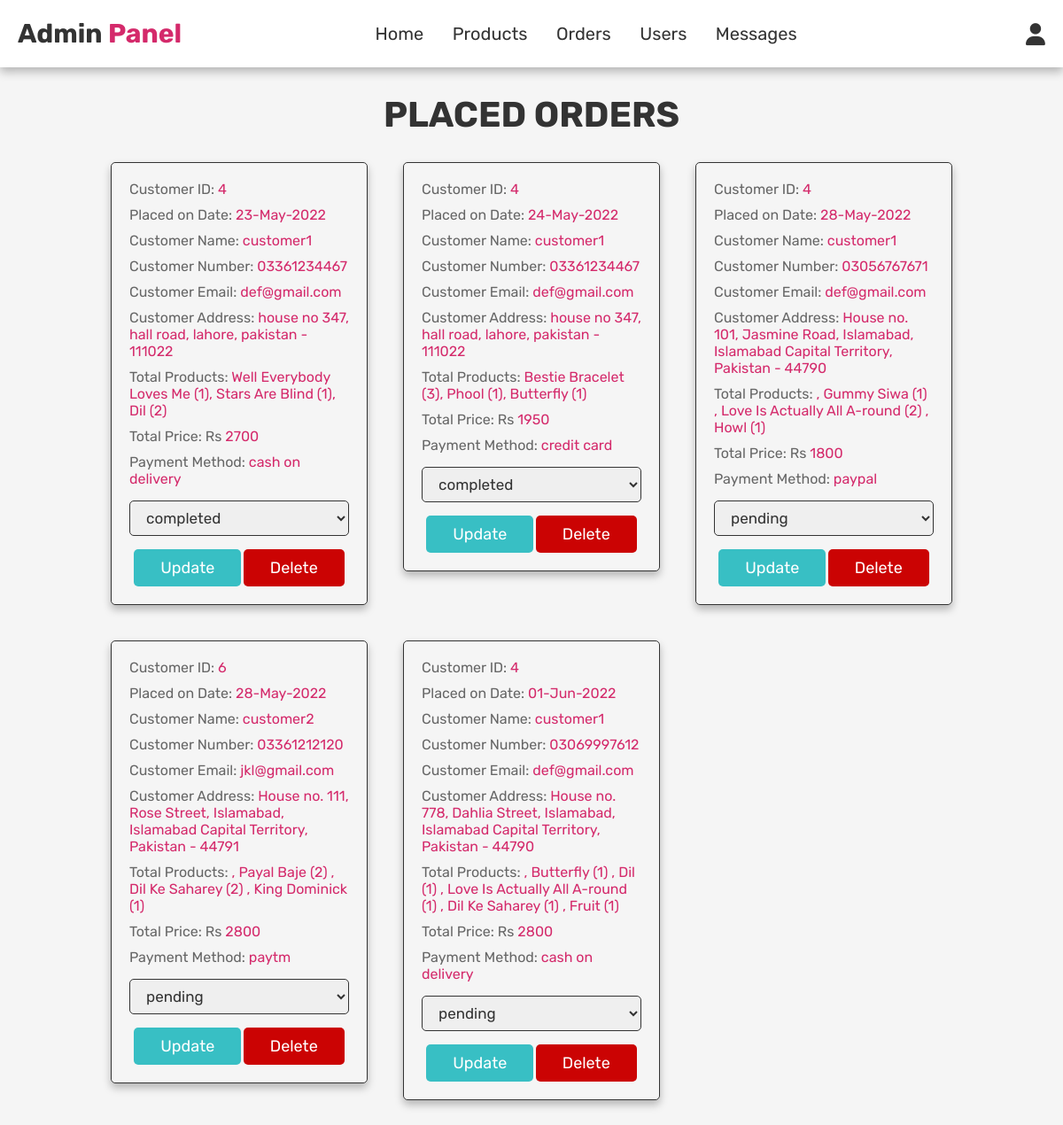
Page /admin/admin_orders.php (signed in) on the committed database.
### tables this page shows
CREATE TABLE `orders` (
  `id` int(100) NOT NULL,
  `customer_id` int(100) NOT NULL,
  `name` varchar(100) NOT NULL,
  `number` varchar(12) NOT NULL,
  `email` varchar(100) NOT NULL,
  `method` varchar(100) NOT NULL,
  `address` varchar(500) NOT NULL,
  `total_products` varchar(1000) NOT NULL,
  `total_price` int(200) NOT NULL,
  `placed_on_date` varchar(50) NOT NULL,
  `payment_status` varchar(20) NOT NULL DEFAULT 'pending'
);

### admin/admin_orders.php (the view, shortened to what this page needs)
<?php
    include_once('../config/config.php');
?>
<!DOCTYPE html>
<html lang="en">
    <head>
        <link rel="stylesheet" href="https://cdnjs.cloudflare.com/ajax/libs/font-awesome/6.1.1/css/all.min.css">
        <link rel="stylesheet" href="../css/admin_style.css?v=<?php echo time(); ?>">
    </head>
    <body>
    <?php include './admin_header.php'; ?>
    <section class="placed-orders">
        <h1 class="title">placed orders</h1>
            <div class="box-container">
                <?php
                $sql_select_orders = mysqli_query($conn, "SELECT * FROM orders") or die('Query Failed');
                if(mysqli_num_rows($sql_select_orders) > 0){
                    while($fetch_orders = mysqli_fetch_assoc($sql_select_orders)){
                ?>
                <div class="box">
                    <p>Customer ID: <span><?php echo $fetch_orders['customer_id'] ?></span></p>
                    <p>Placed on Date: <span><?php echo $fetch_orders['placed_on_date'] ?></span></p>
                    <p>Customer Name: <span><?php echo $fetch_orders['name'] ?></span></p>
                    <p>Customer Number: <span><?php echo $fetch_orders['number'] ?></span></p>
                    <p>Customer Email: <span><?php echo $fetch_orders['email'] ?></span></p>
                    <p>Customer Address: <span><?php echo $fetch_orders['address'] ?></span></p>
                    <p>Total Products: <span><?php echo $fetch_orders['total_products'] ?></span></p>
                    <p>Total Price: Rs <span><?php echo $fetch_orders['total_price'] ?></span></p>
                    <p>Payment Method: <span><?php echo $fetch_orders['method'] ?></span></p>
                    <form action="" method="post">
                        <select name="update_payment">
                            <option disabled selected><?php echo $fetch_orders['payment_status'] ?></option>
                        </select>
                        <input type="submit" name="update_order" value="update" class="option-btn">
                        <a href="admin_orders.php?delete=<?php echo $fetch_orders['id'] ?>" class="delete-btn" onclick="return confirm('Are you sure you want to delete this order');">delete</a>
                    </form>
                </div>
                <?php
                    }
                }
                else{
                    echo '<p class="empty">No orders placed yet!</p>';
                }
                ?>
            </div>
    </section>
    </body>
</html>

### css/admin_style.css (style rules this page uses)
:root { --purple: #d42a6b; --orange: rgb(56, 191, 196); --red:#cb0303; --black: #333; --light-color:#666; --light-white: #ccc; --light-bg: #f5f5f5; --border: 0.17rem solid var(--black); --box-shadow: 0 0.5rem 1rem rgba(0, 0, 0, 0.265); }
* { box-sizing: border-box; margin: 0; padding: 0; outline: none; border: none; font-family: 'Rubik', sans-serif; text-decoration: none; transition: all 0.1s linear; }
html { font-size: 62.5%; overflow-x: hidden; }
body { background-color: var(--light-bg); }
section { padding: 3rem 2rem; }
.title { text-align: center; margin-bottom: 3rem; text-transform: uppercase; color: var(--black); font-size: 4rem; }
.option-btn { background-color:var(--orange); }
.delete-btn { background-color: var(--red); }
.btn, .option-btn, .delete-btn, .white-btn { display: inline-block; margin-top: 1rem; padding: 1rem 3rem; color: white; font-size: 1.8rem; text-transform: capitalize; border-radius: 0.5rem; cursor: pointer; }
.placed-orders .box-container { display: grid; grid-template-columns: repeat(auto-fit, 29rem); gap: 4rem; align-items: flex-start; max-width: 1200px; margin: 0 auto; justify-content: center; }
.placed-orders .box-container .box { padding:2rem; border:var(--border); background-color: var(--white); box-shadow: var(--box-shadow); border-radius: 0.5rem; }
.placed-orders .box-container .box p { margin-bottom: 1rem; font-size: 1.6rem; color:var(--light-color); }
.placed-orders .box-container .box p span { color:var(--purple); }
.placed-orders .box-container .box form { margin-top: 1rem; text-align: center; }
.placed-orders .box-container .box form select { width: 100%; border:var(--border); padding: 0.8rem 1.4rem; font-size: 1.7rem; color:var(--black); border:var(--border); border-radius: 0.5rem; margin: 0.5rem 0; }

### rows in the picture
orders: customer "4", placed_on_date "23-May-2022", name "customer1", number "03361234467", email "def@gmail.com", address "house no 347, hall road, lahore, pakistan - 111022", total_products "Well Everybody Loves Me (1), Stars Are Blind (1), Dil (2)", total_price "2700", method "cash on delivery", update_payment "completed"
orders: customer "4", placed_on_date "24-May-2022", name "customer1", number "03361234467", email "def@gmail.com", address "house no 347, hall road, lahore, pakistan - 111022", total_products "Bestie Bracelet (3), Phool (1), Butterfly (1)", total_price "1950", method "credit card", update_payment "completed"
orders: customer "4", placed_on_date "28-May-2022", name "customer1", number "03056767671", email "def@gmail.com", address "House no. 101, Jasmine Road, Islamabad, Islamabad Capital Territory, Pakistan - 44790", total_products ", Gummy Siwa (1) , Love Is Actually All A-round (2) , Howl (1)", total_price "1800", method "paypal", update_payment "pending"
orders: customer "6", placed_on_date "28-May-2022", name "customer2", number "03361212120", email "jkl@gmail.com", address "House no. 111, Rose Street, Islamabad, Islamabad Capital Territory, Pakistan - 44791", total_products ", Payal Baje (2) , Dil Ke Saharey (2) , King Dominick (1)", total_price "2800", method "paytm", update_payment "pending"
orders: customer "4", placed_on_date "01-Jun-2022", name "customer1", number "03069997612", email "def@gmail.com", address "House no. 778, Dahlia Street, Islamabad, Islamabad Capital Territory, Pakistan - 44790", total_products ", Butterfly (1) , Dil (1) , Love Is Actually All A-round (1) , Dil Ke Saharey (1) , Fruit (1)", total_price "2800", method "cash on delivery", update_payment "pending"
